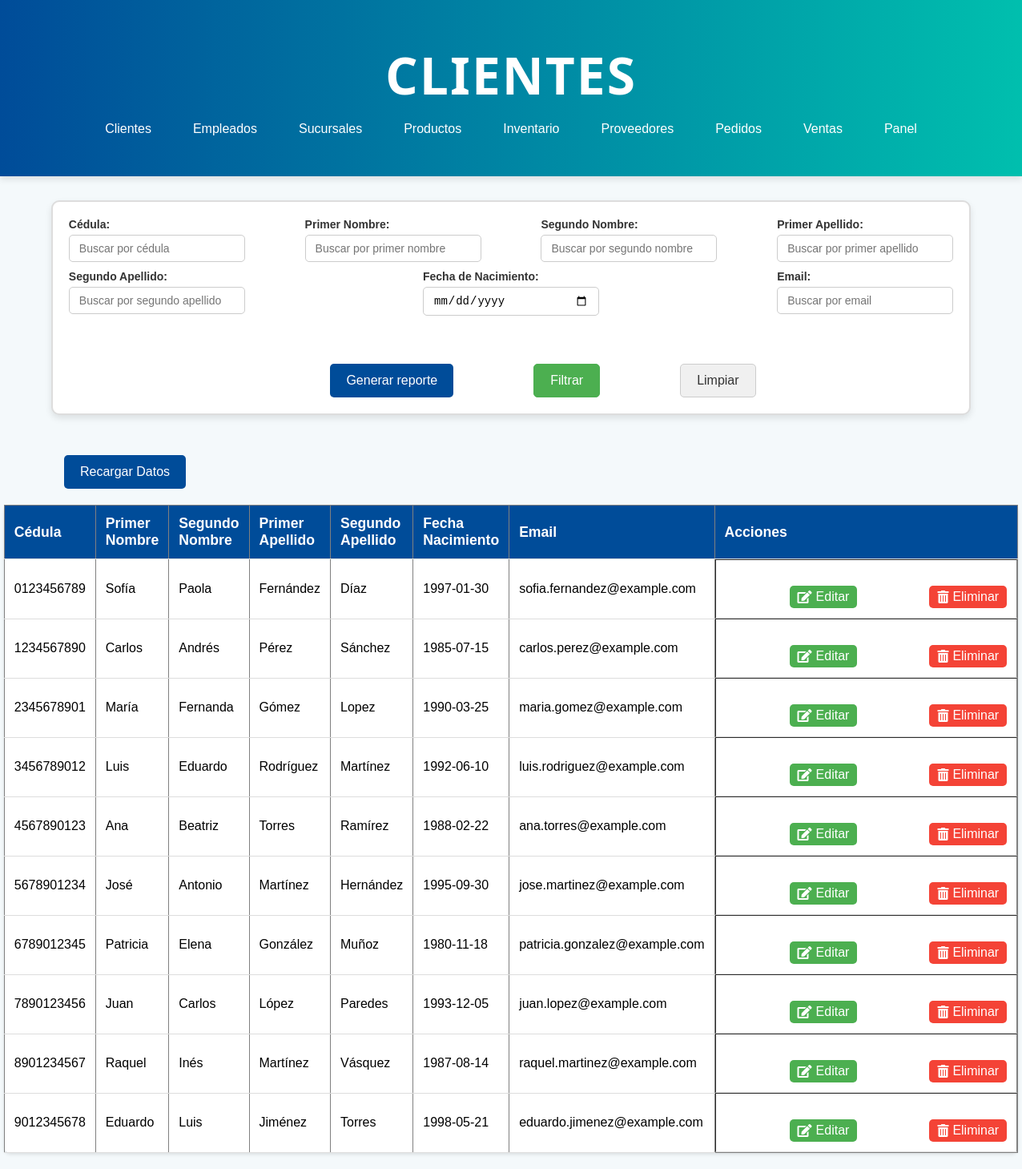
The app's page /cliente.php with its own data.
### tables this page shows
CREATE TABLE `cliente` (
  `cedula` varchar(20) NOT NULL,
  `primernombre` varchar(100) NOT NULL,
  `segundonombre` varchar(100) DEFAULT NULL,
  `primerApellido` varchar(100) NOT NULL,
  `segundoApellido` varchar(100) DEFAULT NULL,
  `fechaNacimiento` date DEFAULT NULL,
  `direccion` varchar(255) DEFAULT NULL,
  `email` varchar(100) DEFAULT NULL,
  `contrasena` varchar(100) DEFAULT NULL
);

### cliente.php (the view, shortened to what this page needs)
<?php
include('conexion.php');
$sql = "SELECT cedula, primernombre, segundonombre, primerapellido, segundoapellido, fechanacimiento, email FROM cliente WHERE 1=1";
$result = $conn->query($sql);
if ($result->num_rows > 0) {
    $clientes = [];
    while($row = $result->fetch_assoc()) {
        $clientes[] = $row;
    }
} else {
    $clientes = [];
}
?>
<!DOCTYPE html>
<html lang="es">
<head>
    <link rel="stylesheet" href="css/stylesListas.css">
    <link rel="stylesheet" href="https://cdnjs.cloudflare.com/ajax/libs/font-awesome/5.15.4/css/all.min.css">
</head>
<body>
    <header>
        <h1>Clientes</h1>
        <nav>
            <ul>
                <li><a href="cliente.php">Clientes</a></li>
                <li><a href="empleado.php">Empleados</a></li>
                <li><a href="sucursal.php">Sucursales</a></li>
                <li><a href="producto.php">Productos</a></li>
                <li><a href="inventario.php">Inventario</a></li>
                <li><a href="proveedor.php">Proveedores</a></li>
                <li><a href="pedido.php">Pedidos</a></li>
                <li><a href="venta.php">Ventas</a></li>
                <li><a href="administrador.php">Panel</a></li>
            </ul>
        </nav>
    </header>
    <form method="GET" action="">
    <div class="contenedor-filtros">
        <div class="formulario-filtros">
            <div class="filtro">
                <label for="cedula">Cédula:</label>
                <input type="text" name="cedula" id="cedula" placeholder="Buscar por cédula" value="<?= isset($_GET['cedula']) ? htmlspecialchars($_GET['cedula']) : '' ?>">
            </div>
            <div class="filtro">
                <label for="primernombre">Primer Nombre:</label>
                <input type="text" name="primernombre" id="primernombre" placeholder="Buscar por primer nombre" value="<?= isset($_GET['primernombre']) ? htmlspecialchars($_GET['primernombre']) : '' ?>">
            </div>
            <div class="filtro">
                <label for="segundonombre">Segundo Nombre:</label>
                <input type="text" name="segundonombre" id="segundonombre" placeholder="Buscar por segundo nombre" value="<?= isset($_GET['segundonombre']) ? htmlspecialchars($_GET['segundonombre']) : '' ?>">
            </div>
            <div class="filtro">
                <label for="primerapellido">Primer Apellido:</label>
                <input type="text" name="primerapellido" id="primerapellido" placeholder="Buscar por primer apellido" value="<?= isset($_GET['primerapellido']) ? htmlspecialchars($_GET['primerapellido']) : '' ?>">
            </div>
            <div class="filtro">
                <label for="segundoapellido">Segundo Apellido:</label>
                <input type="text" name="segundoapellido" id="segundoapellido" placeholder="Buscar por segundo apellido" value="<?= isset($_GET['segundoapellido']) ? htmlspecialchars($_GET['segundoapellido']) : '' ?>">
            </div>
            <div class="filtro">
                <label for="fechanacimiento">Fecha de Nacimiento:</label>
                <input type="date" name="fechanacimiento" id="fechanacimiento" value="<?= isset($_GET['fechanacimiento']) ? htmlspecialchars($_GET['fechanacimiento']) : '' ?>">
            </div>
            <div class="filtro">
                <label for="email">Email:</label>
                <input type="email" name="email" id="email" placeholder="Buscar por email" value="<?= isset($_GET['email']) ? htmlspecialchars($_GET['email']) : '' ?>">
            </div>
        </div>
        <div class="botones">
            <button onclick="window.location.href='clientepdf.php';">Generar reporte</button>
            <button type="submit">Filtrar</button>
            <button type="reset" onclick="resetForm()">Limpiar</button>
        </div>
    </div>
</form>
    <div class>
    <button onclick="recargarDatos()">Recargar Datos</button>
    </div>
    <table border="1">
        <thead>
            <tr>
                <th>Cédula</th>
                <th>Primer Nombre</th>
                <th>Segundo Nombre</th>
                <th>Primer Apellido</th>
                <th>Segundo Apellido</th>
                <th>Fecha Nacimiento</th>
                <th>Email</th>
                <th>Acciones</th>
            </tr>
        </thead>
        <tbody id="datosCliente">
            <?php
            if (count($clientes) > 0) {
                foreach ($clientes as $cliente) {
                    echo "<tr>";
                    echo "<td>" . $cliente['cedula'] . "</td>";
                    echo "<td>" . $cliente['primernombre'] . "</td>";
                    echo "<td>" . $cliente['segundonombre'] . "</td>";
                    echo "<td>" . $cliente['primerapellido'] . "</td>";
                    echo "<td>" . $cliente['segundoapellido'] . "</td>";
                    echo "<td>" . $cliente['fechanacimiento'] . "</td>";
                    echo "<td>" . $cliente['email'] . "</td>";
                    echo "<td class='acciones'>
                            <button class='editar' onclick='editarCliente(\"" . $cliente['cedula'] . "\")'>
                                <i class='fas fa-edit'></i> Editar
                            </button>
                            <button class='eliminar' onclick='eliminarCliente(\"" . $cliente['cedula'] . "\")'>
                                <i class='fas fa-trash-alt'></i> Eliminar
                            </button>
                          </td>";
                    echo "</tr>";
                }
            } else {
                echo "<tr><td colspan='8'>No se encontraron clientes.</td></tr>";
            }
            ?>
        </tbody>
    </table>
</body>
</html>

### css/stylesListas.css (style rules this page uses)
* { box-sizing: border-box; margin: 0; padding: 0; }
body { font-family: Arial, sans-serif; background-color: #f4f9fb; }
header { background: linear-gradient(to right, #004c99, #00bfae); color: white; text-align: center; padding: 50px 20px; box-shadow: 0 4px 8px rgba(0, 0, 0, 0.1); }
header h1 { font-size: 4em; font-family: 'Segoe UI', Tahoma, Geneva, Verdana, sans-serif; font-weight: 700; margin-bottom: 15px; letter-spacing: 2px; text-transform: uppercase; }
nav ul { display: flex; justify-content: center; list-style: none; }
nav ul li { margin: 0 10px; }
nav ul li a { color: #fff; text-decoration: none; padding: 0.5rem 1rem; border-radius: 5px; transition: background-color 0.3s ease; }
table { width: 80%; margin: 20px auto; border-collapse: collapse; background-color: white; box-shadow: 0 2px 4px rgba(0, 0, 0, 0.1); border-radius: 8px; }
th, td { padding: 12px; text-align: left; border-bottom: 1px solid #ddd; }
th { background-color: #004c99; color: white; font-size: 1.1em; }
button { background-color: #004c99; color: white; padding: 12px 20px; border: none; border-radius: 5px; font-size: 1em; cursor: pointer; transition: background-color 0.3s ease; margin-top: 20px; margin-left: 80px; }
.contenedor-filtros { width: 95%; display: flex; flex-direction: column; align-items: center; border: 2px solid #ddd; border-radius: 10px; padding: 20px; box-shadow: 0px 4px 8px rgba(0, 0, 0, 0.1); background-color: #fff; margin: 30px auto; }
.formulario-filtros { display: flex; flex-wrap: wrap; justify-content: space-between; gap: 10px; margin-bottom: 20px; width: 100%; }
.filtro { display: flex; flex-direction: column; width: 220px; min-width: 220px; }
.filtro input { width: 100%; }
.contenedor-filtros { width: 90%; display: flex; flex-direction: column; align-items: center; border: 2px solid #ddd; border-radius: 10px; padding: 20px; box-shadow: 0px 4px 8px rgba(0, 0, 0, 0.1); background-color: #fff; margin: 30px auto; }
.botones { margin-top: 20px; display: flex; justify-content: center; gap: 20px; }
.botones button[type="submit"] { background-color: #4CAF50; color: white; padding: 10px 20px; border: 1px solid #4CAF50; border-radius: 5px; font-size: 16px; cursor: pointer; transition: background-color 0.3s ease; }
.botones button[type="reset"] { background-color: #f0f0f0; color: #333; padding: 10px 20px; border: 1px solid #ccc; border-radius: 5px; font-size: 16px; cursor: pointer; transition: background-color 0.3s ease; }
.filtro label { font-size: 14px; font-weight: bold; color: #333; margin-bottom: 5px; display: block; }
.filtro input { padding: 8px 12px; font-size: 14px; border: 1px solid #ccc; border-radius: 5px; width: 100%; box-sizing: border-box; transition: border-color 0.3s ease; }
.filtro input[type="date"] { padding: 8px 12px; border-radius: 5px; }
.filtro input[type="email"] { padding: 8px 12px; border-radius: 5px; }

### cliente.php (style rules this page uses)
.acciones { display: flex; justify-content: space-evenly; gap: 10px; }
.acciones button { padding: 5px 10px; cursor: pointer; border: none; border-radius: 5px; transition: background-color 0.3s ease; display: flex; align-items: center; }
.acciones button.editar { background-color: #4CAF50; color: white; }
.acciones button.eliminar { background-color: #f44336; color: white; }
.acciones i { margin-right: 5px; }

### records on screen
cliente: cedula "0123456789", primernombre "Sofía", segundonombre "Paola", primerApellido "Fernández", segundoApellido "Díaz", fechaNacimiento "1997-01-30", email "sofia.fernandez@example.com"
cliente: cedula "1234567890", primernombre "Carlos", segundonombre "Andrés", primerApellido "Pérez", segundoApellido "Sánchez", fechaNacimiento "1985-07-15", email "carlos.perez@example.com"
cliente: cedula "2345678901", primernombre "María", segundonombre "Fernanda", primerApellido "Gómez", segundoApellido "Lopez", fechaNacimiento "1990-03-25", email "maria.gomez@example.com"
cliente: cedula "3456789012", primernombre "Luis", segundonombre "Eduardo", primerApellido "Rodríguez", segundoApellido "Martínez", fechaNacimiento "1992-06-10", email "luis.rodriguez@example.com"
cliente: cedula "4567890123", primernombre "Ana", segundonombre "Beatriz", primerApellido "Torres", segundoApellido "Ramírez", fechaNacimiento "1988-02-22", email "ana.torres@example.com"
cliente: cedula "5678901234", primernombre "José", segundonombre "Antonio", primerApellido "Martínez", segundoApellido "Hernández", fechaNacimiento "1995-09-30", email "jose.martinez@example.com"
cliente: cedula "6789012345", primernombre "Patricia", segundonombre "Elena", primerApellido "González", segundoApellido "Muñoz", fechaNacimiento "1980-11-18", email "patricia.gonzalez@example.com"
cliente: cedula "7890123456", primernombre "Juan", segundonombre "Carlos", primerApellido "López", segundoApellido "Paredes", fechaNacimiento "1993-12-05", email "juan.lopez@example.com"
cliente: cedula "8901234567", primernombre "Raquel", segundonombre "Inés", primerApellido "Martínez", segundoApellido "Vásquez", fechaNacimiento "1987-08-14", email "raquel.martinez@example.com"
cliente: cedula "9012345678", primernombre "Eduardo", segundonombre "Luis", primerApellido "Jiménez", segundoApellido "Torres", fechaNacimiento "1998-05-21", email "eduardo.jimenez@example.com"
